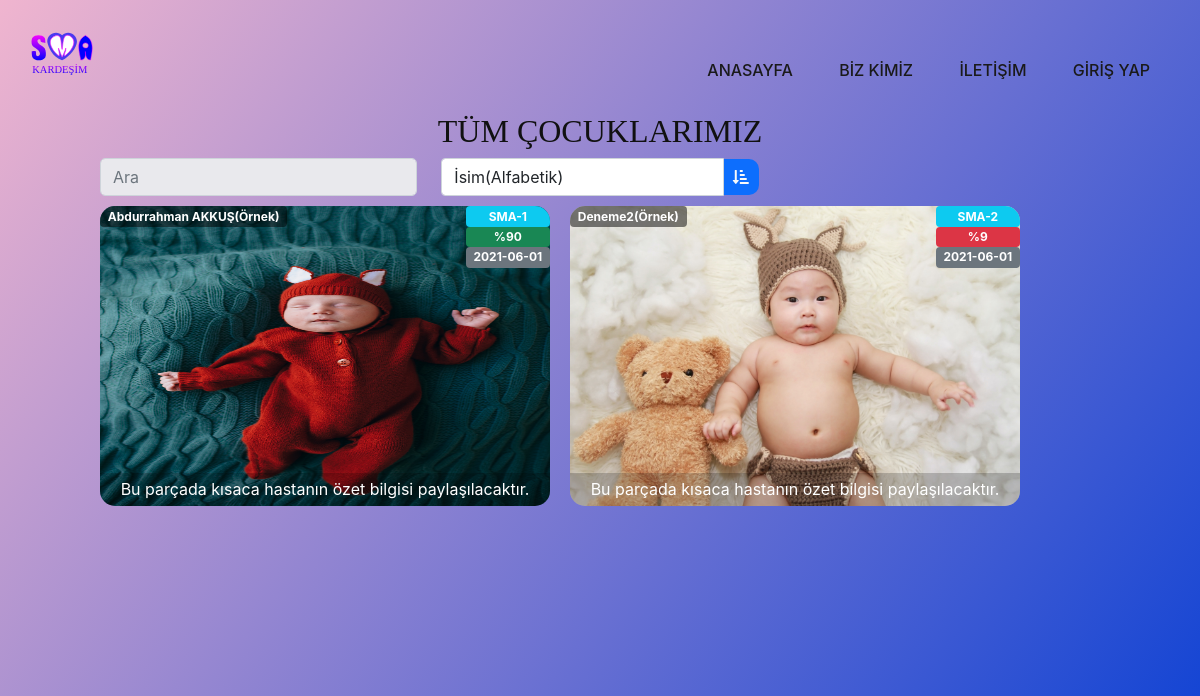
Page /cocuklarimiz.php on the committed database.
### tables this page shows
CREATE TABLE `cocuk` (
  `id` int NOT NULL AUTO_INCREMENT,
  `ad` varchar(255) DEFAULT NULL,
  `yetkili_adi` varchar(255) DEFAULT NULL,
  `iletisim` varchar(100) DEFAULT NULL,
  `sma_tip` char(5) DEFAULT NULL,
  `valilik_izin_baslangic` date DEFAULT NULL,
  `valilik_izin_bitis` date DEFAULT NULL,
  `toplanacak` bigint DEFAULT NULL,
  `toplanan` bigint DEFAULT NULL,
  `yuzde` tinyint DEFAULT NULL,
  `birim` char(3) DEFAULT NULL,
  `guncelleme_ani` timestamp NULL DEFAULT NULL,
  `kisa_aciklama` mediumtext,
  `aciklama` text,
  `valilik_izni_url` text,
  `hastalik_raporu_url` text,
  `kardes_sayisi` int DEFAULT NULL,
  `resim_url` text,
  `tamamlandi_mi` tinyint DEFAULT NULL,
  PRIMARY KEY (`id`)
);

### cocuklarimiz.php (the view, shortened to what this page needs)
 <?php
include 'util/connect.php';
$param        = isset($_GET['orderBy']) ? $_GET['orderBy'] : 'ad-ASC';
$orderBy      = strstr($param, '-', true);
$siralamaTipi = substr(strstr($param, '-'), 1);
$query        = "SELECT * FROM cocuk ORDER BY {$orderBy} {$siralamaTipi}";
$stmt         = $db->query($query);
$cocuklar     = $stmt->fetchAll(PDO::FETCH_ASSOC);
function yuzdeRozeti($value)
{
    if ((int) $value <= 30) {
        return "bg-danger";
    } elseif ((int) $value <= 60) {
        return "bg-warning";
    } else {
        return "bg-success";
    }
}
?>
<!DOCTYPE html>
<html style="font-size: 16px;">
   <head>
      <link rel="stylesheet" href="css/nicepage.css" media="screen">
      <link rel="stylesheet" href="css/cocuklarimiz.css" media="screen">
      <link rel="stylesheet" href="css/custom.css" media="screen">
      <link href="https://cdn.jsdelivr.net/npm/bootstrap@5.0.1/dist/css/bootstrap.min.css" rel="stylesheet">
      <link rel="stylesheet" href="https://cdnjs.cloudflare.com/ajax/libs/font-awesome/5.15.3/css/all.min.css" />
   </head>
   <body class="u-body">
      <main>
         <header class="u-clearfix u-header u-header" id="sec-2c14">
            <div class="u-clearfix u-sheet u-sheet-1">
               <a href="/" class="u-image u-logo u-image-1">
               <img src="images/smaKardesimLogo.svg" class="u-logo-image u-logo-image-1">
               </a>
               <nav class="u-menu u-menu-dropdown u-offcanvas u-menu-1">
                  <div class="u-custom-menu u-nav-container">
                     <ul class="u-nav u-spacing-2 u-unstyled u-nav-1">
                        <li class="u-nav-item"><a class="u-active-palette-1-base u-border-active-palette-1-base u-border-hover-palette-1-light-1 u-button-style u-hover-palette-1-light-1 u-nav-link u-text-active-white u-text-grey-90 u-text-hover-white" href="index.php" style="padding: 10px 20px;">Anasayfa</a>
                        </li>
                        <li class="u-nav-item"><a class="u-active-palette-1-base u-border-active-palette-1-base u-border-hover-palette-1-light-1 u-button-style u-hover-palette-1-light-1 u-nav-link u-text-active-white u-text-grey-90 u-text-hover-white" href="biz-kimiz.php" style="padding: 10px 20px;">BİZ KİMİZ</a>
                        </li>
                        <li class="u-nav-item"><a class="u-active-palette-1-base u-border-active-palette-1-base u-border-hover-palette-1-light-1 u-button-style u-hover-palette-1-light-1 u-nav-link u-text-active-white u-text-grey-90 u-text-hover-white" href="iletisim.php" style="padding: 10px 20px;">İLETİŞİM</a>
                        </li>
                        <li class="u-nav-item"><a class="u-active-palette-1-base u-border-active-palette-1-base u-border-hover-palette-1-light-1 u-button-style u-hover-palette-1-light-1 u-nav-link u-text-active-white u-text-grey-90 u-text-hover-white" style="padding: 10px 20px;">GİRİŞ YAP</a>
                        </li>
                     </ul>
                  </div>
               </nav>
            </div>
         </header>
         <div class="content home">
            <h3 class="baslik">TÜM ÇOCUKLARIMIZ</h3>
            <div class="arama row">
               <div class="col-lg-4"><input type="text" id="ara" class="form-control" placeholder="Ara" ></div>
               <div class="col-lg-4">
               <div class="input-group">
                  <select name="" class="form-control" id="siralama_secenekleri" style="z-index: 99;">
                     <option <?php if ($param=="ad-ASC") { echo "selected"; } ?> value="ad-ASC">İsim(Alfabetik)</option>
                  </select>
                  <i class="fas fa-sort-amount-down-alt bg-primary text-light sirala" disabled></i>
               </div>
               </div>
            </div>
            <div class="cocuklar">
               <?php foreach ($cocuklar as $cocuk): ?>
                  <?php if (file_exists($cocuk['resim_url'])): ?>
                  <a href="/smakardesim/cocugumuz.php?id=<?=$cocuk['id'] ?>" data-title="<?=$cocuk['ad'] ?>" class="cocuk-class">
                     <img src="<?=$cocuk['resim_url'] ?>" alt="<?=$cocuk['kisa_aciklama'] ?>" data-id="<?=$cocuk['id'] ?>" data-title="<?=$cocuk['ad'] ?>" width="450" height="300">
                     <span class="cocuk cocuk-ad badge"><?=$cocuk['ad'] ?></span>
                     <div class="cocuk-sma-tipi">
                        <span class="badge badge-pill bg-info"><?=$cocuk['sma_tip'] ?></span>
                        <span class="badge badge-pill <?php echo yuzdeRozeti($cocuk["yuzde"])?>">%<?=$cocuk['yuzde'] ?></span>
                        <span class="badge badge-pill bg-secondary"><?=$cocuk['valilik_izin_bitis'] ?></span>
                     </div>
                     <span class="cocuk cocuk-aciklama"><?=$cocuk['kisa_aciklama'] ?></span>
                  </a>
                  <?php endif; ?>
               <?php endforeach; ?>
            </div>
         </div>
         <footer class="u-align-left u-clearfix u-footer" id="sec-0463">
            <div class="u-clearfix u-sheet u-sheet-1"></div>
         </footer>
      </main>
   </body>
</html>

### css/cocuklarimiz.css (style rules this page uses)
* { box-sizing: border-box; font-family: -apple-system, BlinkMacSystemFont, "segoe ui", roboto, oxygen, ubuntu, cantarell, "fira sans", "droid sans", "helvetica neue", Arial, sans-serif; font-size: 16px; -webkit-font-smoothing: antialiased; -moz-osx-font-smoothing: grayscale; }
body { background-color: #FFFFFF; margin: 0; }
.content { width: 1000px; margin: 0 auto; }
.home .cocuklar { display: flex; flex-flow: wrap; }
.home .cocuklar a { display: block; text-decoration: none; position: relative; overflow: hidden; width: 450px; height: 300px; margin: 0 20px 20px 0; border-radius: 15px; }
.cocuk { display: flex !important; justify-content: center; text-align: center; position: absolute; color: #fff; }
.cocuk-ad { top: 0; background-color: rgba(0, 0, 0, 0.5); }
.cocuk-aciklama { bottom: 0; background-color: rgba(0, 0, 0, 0.2); width: 100%; padding: 4px; }
.cocuk-sma-tipi { flex-direction: column; display: flex; top: 0; right: 0; position: absolute; z-index: 999; }
.baslik { font-family: ubuntu; font-size: xx-large; text-align: center; padding: 10px; }
.arama { display: flex; padding-bottom: 10px; }
#ara { border-radius: 5px; background-color: #e9e9ed; }
.sirala { align-self: center; padding: 10px; border-radius: 0px 10px 10px 0px; margin-left: -5px; }

### css/custom.css (style rules this page uses)
main { background: linear-gradient(127deg, rgba(240, 181, 207, 1) 0%, rgba(11, 64, 212, 1) 100%); min-height: 100vh; }

### rows in the picture
cocuk: resim_url (picture), ad "Abdurrahman AKKUŞ(Örnek)", sma_tip "SMA-1", yuzde "90", valilik_izin_bitis "2021-06-01", kisa_aciklama "Bu parçada kısaca hastanın özet bilgisi paylaşılacaktır."
cocuk: resim_url (picture), ad "Deneme2(Örnek)", sma_tip "SMA-2", yuzde "9", valilik_izin_bitis "2021-06-01", kisa_aciklama "Bu parçada kısaca hastanın özet bilgisi paylaşılacaktır."
